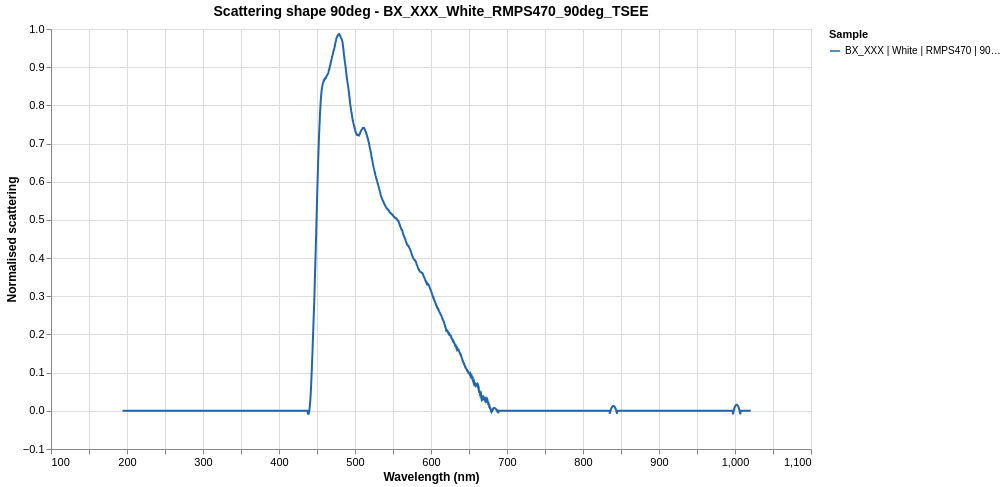

Vega-Lite specification for this chart:
### Vega-Lite specification from a JSON file in a GitHub repository (floating-point values rounded to 4 significant figures; data arrays with more than 128 entries replaced by an {"elided": "..."} marker saying what was removed)
{"$schema": "https://vega.github.io/schema/vega-lite/v5.json", "title": {"text": "Scattering shape 90deg - BX_XXX_White_RMPS470_90deg_TSEE", "fontSize": 14, "fontWeight": "bold"}, "width": 760, "height": 420, "config": {"axis": {"labelFontSize": 11, "titleFontSize": 12}, "legend": {"labelFontSize": 10, "titleFontSize": 11}}, "encoding": {"x": {"field": "wl", "type": "quantitative", "title": "Wavelength (nm)", "scale": {"zero": false}}}, "layer": [{"name": "series-lines", "data": {"values": {"elided": "3648 records"}}, "mark": {"type": "line", "strokeWidth": 2}, "encoding": {"y": {"field": "S", "type": "quantitative", "title": "Normalised scattering", "scale": {"zero": false}}, "color": {"field": "series", "type": "nominal", "title": "Sample", "scale": {"range": ["#2166ac", "#d6604d", "#4dac26", "#b2abd2", "#f4a582", "#92c5de", "#e08214", "#543005"]}}, "tooltip": [{"field": "wl", "type": "quantitative", "title": "λ (nm)", "format": ".1f"}, {"field": "S", "type": "quantitative", "title": "Normalised scattering", "format": ".5f"}, {"field": "series", "type": "nominal", "title": "Sample"}]}, "transform": [{"filter": "datum.S != null"}]}]}
